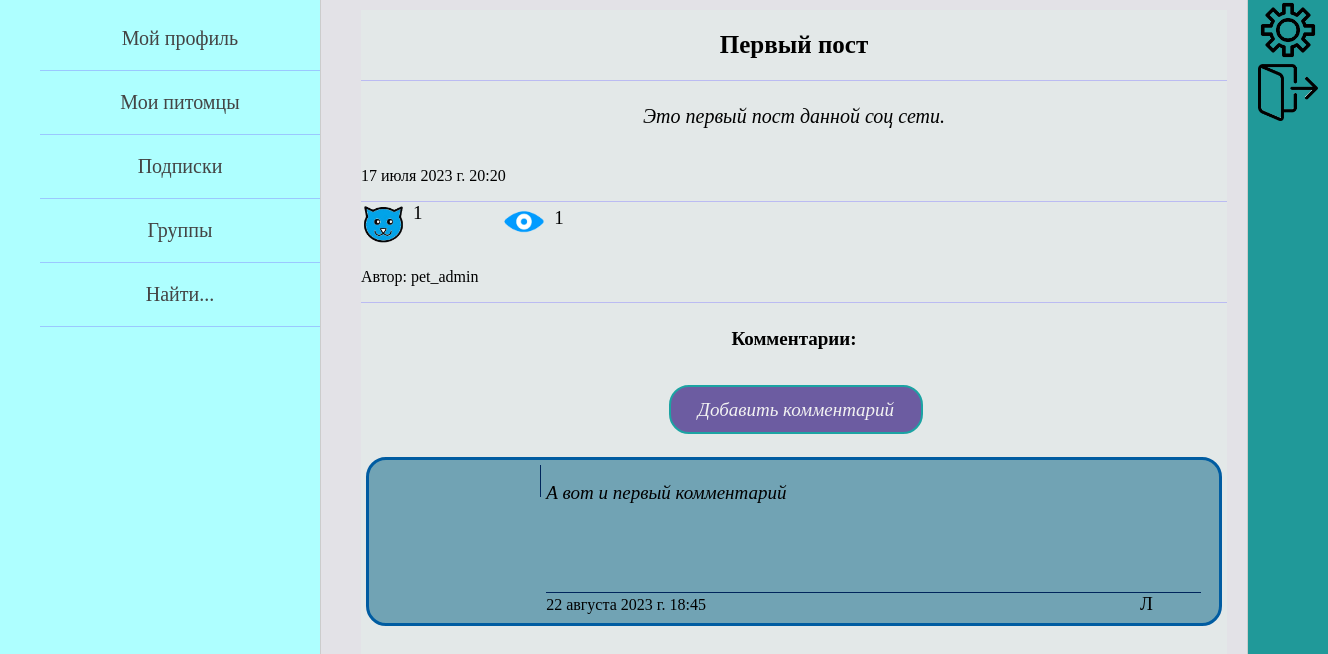
Page /posts/1/ (signed in) on the earlier database version.
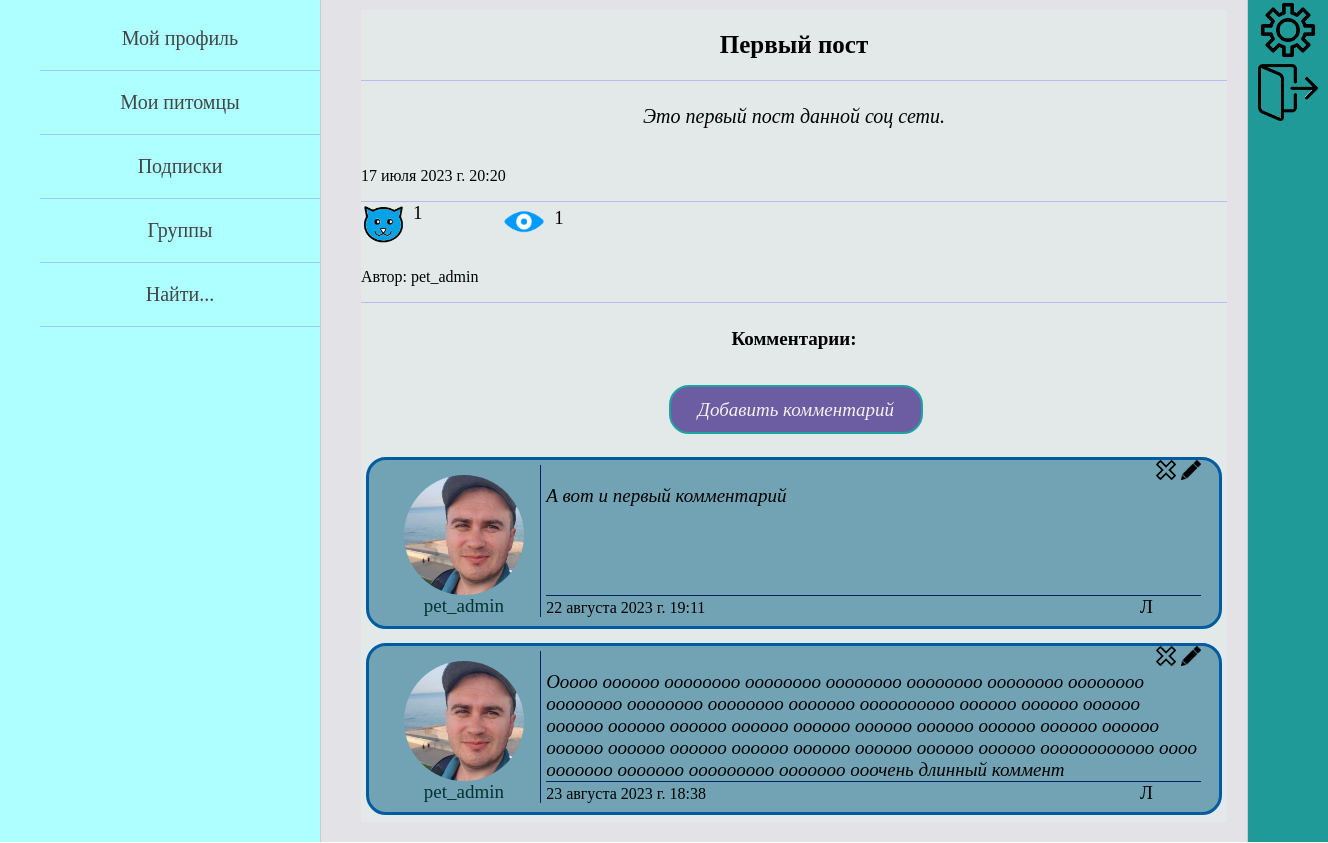
Same page on the later database version.
### pet_owners/models.py (models this page shows, shortened)
class OwnerPost(models.Model):
    autor = models.ForeignKey(settings.AUTH_USER_MODEL, on_delete=models.CASCADE, verbose_name='автор поста')
    title = models.CharField(max_length=105, blank=True, verbose_name='заголовок')
    text_of_post = models.TextField(max_length=2000, verbose_name='текст поста')
    animals = models.ManyToManyField(Animal, related_name='posts',
                                     verbose_name='питомцы в посте')
    is_published = models.BooleanField(default=True)
    date_create = models.DateTimeField(auto_now_add=True, verbose_name='дата создания поста')
    views = models.ManyToManyField(settings.AUTH_USER_MODEL, related_name='views', verbose_name='просмотры')
    likes = models.ManyToManyField(settings.AUTH_USER_MODEL, related_name='likes', verbose_name='лайки')
    class Meta:
        verbose_name = 'Пост пользователя'
        verbose_name_plural = 'Посты пользователей'
        ordering = ['-date_create']

class Owner(AbstractUser):
    date_of_birth = models.DateField(blank=True, verbose_name='дата рождения пользователя', null=True)
    avatar = models.ImageField(upload_to="owners_photos/%Y/%m/%d/", blank=True,
                               verbose_name='фото пользователя', null=True)
    about_myself = models.TextField(max_length=520, blank=True, verbose_name='о себе', null=True)
    instagram = models.URLField(blank=True, verbose_name='инстаграм', null=True)
    vkontakte = models.URLField(blank=True, verbose_name='вконтакте', null=True)
    youtube = models.URLField(blank=True, verbose_name='ютуб', null=True)
    full_name_is_hidden = models.BooleanField(default=True)
    date_of_birth_is_hidden = models.BooleanField(default=True)
    def get_absolute_url(self):
        return reverse('profile_home', kwargs={'id': self.pk})

class PostComment(models.Model):
    author = models.ForeignKey(settings.AUTH_USER_MODEL, related_name='comments',
                               on_delete=models.CASCADE, verbose_name='автор поста', null=True)
    comment = models.TextField(max_length=550, verbose_name='комментарий')
    date_create = models.DateTimeField(auto_now_add=True, verbose_name='дата')
    post = models.ForeignKey(OwnerPost, on_delete=models.CASCADE, related_name='comments', verbose_name='пост')
    likes = models.ManyToManyField(settings.AUTH_USER_MODEL, related_name='comments_likes', verbose_name='лайки')

### posts/views.py (the view)
# urls.py: path('<int:post_id>/', ShowPost.as_view(), name='post'),
class ShowPost(DataMixin, DetailView):
    model = OwnerPost
    template_name = 'posts/post_page.html'
    context_object_name = 'post'
    pk_url_kwarg = 'post_id'
    def get_context_data(self, *, object_list=None, **kwargs):
        context = super().get_context_data(**kwargs)
        post = self.model.objects.get(pk=self.kwargs['post_id'])
        owner = Owner.objects.get(pk=post.autor.pk)
        context['title'] = post.title
        context.update(self.get_left_menu())
        context['data_for_post'] = self.get_data_for_post([post], all_images=True)
        self.add_one_view_for_post(post, owner)
        context['name_page_for_likes'] = 'post_detail'
        context['comments'] = PostComment.objects.filter(post=post)
        return context

### pet_owners/templatetags/pet_owners_tags.py (called while the page is built)
@register.simple_tag
def get_data_for_post(post_title, post_data):
    return post_data[post_title]

@register.inclusion_tag('pet_owners/likes_and_views_for_posts.html')
def show_likes_and_views(post, post_data, name_page_for_likes):
    return {"post": post, "post_data": post_data,
            "name_page_for_likes": name_page_for_likes}

### pet_owners/utils.py (called while the page is built)
    def get_left_menu(self):
        context = {}
        if self.request.user.is_authenticated:
            context['left_menu'] = [
                {'title': "Мой профиль", 'url_name': ['profile_home', self.request.user.id]},
                {'title': "Мои питомцы", 'url_name': ['all_animals_page']},
                {'title': "Подписки", 'url_name': ['owner_subscriptions', self.request.user.id]},
                {'title': "Группы", 'url_name': ['profile_home', self.request.user.id]},
                {'title': "Найти...", 'url_name': ['profile_home', self.request.user.id]}
            ]
        else:
            context['left_menu'] = [
                {'title': "Регистрация", 'url_name': 'register'},
                {'title': "Войти", 'url_name': 'login'},
            ]
        return context

    def get_data_for_post(self, posts, all_images=False):
        data_for_post = {}
        auth_user = Owner.objects.get(pk=self.request.user.id)
        for post in posts:
            if self.request.user.is_authenticated and auth_user in post.likes.all():
                is_liked = True
            else:
                is_liked = False
            if all_images:
                data_for_post[f'{post.title}'] = {
                    'img': post.images.all(),
                    'is_liked': is_liked
                }
            else:
                data_for_post[f'{post.title}'] = {
                    'img': post.images.first(),
                    'is_liked': is_liked
                }
        return data_for_post

    def add_one_view_for_post(self, post, user):
        if self.request.user.is_authenticated and user not in post.likes.all():
            post.views.add(user)

### posts/templates/posts/post_page.html (shortened to what this page needs)
{% extends 'pet_owners/base.html' %}
{% load pet_owners_tags %}
{% block content %}
{% get_data_for_post post.title data_for_post as post_data %}
<table border=0 cellpadding="0" cellspacing="0" class="post_table">
<tr class="post_title_detail">
    <td>{{post.title}}</td>
<tr class="post_text_detail">
    <td>{{post.text_of_post}}</td>
<tr class="post_datetime_detail">
    <td>{{post.date_create}}</td>
<tr class="likes_views_post_detail">
    <td>
        {% show_likes_and_views post post_data name_page_for_likes %}
    </td>
<tr class="post_autor_detail">
    <td>Автор: {{post.autor}}</td>
</table>
<div class="comments_title"><h4>Комментарии:</h4></div>
<div class="create_comment_zone">
    <div class="create_comment_button">
        <a href="{% url 'add_comment' post.pk %}">Добавить комментарий</a>
    </div>
</div>
<div class="all_comments">
    {% for comm in comments %}
        <div class="some_comment">
            <div class="author_info">
                <a href="{{ comm.author.get_absolute_url }}">
                    <div class="author_avatar">
                        <img src="{{comm.author.avatar.url}}" height=120>
                    </div>
                    <div>{{comm.author.username}}</div>
                </a>
            </div>
            <div class="comment_info">
                <div class="edit_delete_buttons_comm">
                    {% if request.user == comm.author %}
                    <div class="del_but">
                        <a href="{% url 'delete_comment' post.pk comm.pk %}">
                        <img src="/static/pet_owners/images/button_delete.png" width="20">
                        </a>
                    </div>
                    <div class="edit_but">
                        <a href="{% url 'edit_comment' post.pk comm.pk %}">
                        <img src="/static/pet_owners/images/button_edit.png" width="20">
                        </a>
                    </div>
                    {% endif %}
                </div>
                <div class="comment_text">
                    {{comm.comment}}
                </div>
                <div class="comment_extra_data">
                    <div class="date_of_comment">
                        {{comm.date_create}}
                    </div>
                    <div class="likes_of_comment">
                        Л
                    </div>
                </div>
            </div>
        </div>
    {% endfor %}
</div>
{% endblock %}

### pet_owners/templates/pet_owners/base.html (shortened to what this page needs)
{% load static %}
<!DOCTYPE html>
<html lang="en">
<head>
    <link type="text/css" href="{% static 'pet_owners/css/styles.css' %}" rel="stylesheet" />
</head>
<body>
<table class="table-page" border=0 cellpadding="0" cellspacing="0">
<tr>
    <td valign="top" class="left-chapters">
        <ul id="leftchapters">
            {% for el_menu in left_menu %}
                {% if request.user.is_authenticated %}
                    {% if el_menu.url_name|length == 2 %}
                        <li><a href="{% url el_menu.url_name.0 el_menu.url_name.1 %}">
                            {{el_menu.title}}
                        </a></li>
                    {% else %}
                        <li><a href="{% url el_menu.url_name.0 %}">
                            {{el_menu.title}}
                        </a></li>
                    {% endif %}
                {% else %}
                    <li><a href="{% url el_menu.url_name %}">{{el_menu.title}}</a></li>
                {% endif %}
            {% endfor %}
        </ul>
    </td>
    <td valign="top" class="content">
        <div class="content-text">
            {% block content %}
            {% endblock %}
        </div>
    </td>
    <td valign="top" class="right-chapters">
        <table border=0 cellpadding="0" cellspacing="0">
            {% if request.user.is_authenticated %}
            <tr class="settings_button"><td>
                <a href="{% url 'profile-settings' request.user.id %}">
                    <img src="/static/pet_owners/images/settings_img.png" width="60">
                </a>
            </td></tr>
            <tr class="logout_button"><td>
                <a href="{% url 'logout' %}">
                    <img src="/static/pet_owners/images/exit.png" width="60">
                </a>
            </td></tr>
            <tr><td>
                <ul id="rightchapters">
                </ul>
            </td></tr>
            {% endif %}
        </table>
    </td>
</tr>
</table>
</body>
</html>

### pet_owners/templates/pet_owners/likes_and_views_for_posts.html
<div class="post_likes">
    <div class="img_like">
    <a href="{% url 'like_for_post' post.pk name_page_for_likes %}">
        {% if post_data.is_liked %}
            <img src="/static/pet_owners/images/active_like.png" width="45">
        {% else %}
            <img src="/static/pet_owners/images/like.png" width="45">
        {% endif %}
    </a>
    </div>
    <div class="like_count">{{post.likes.count}}</div>
</div>
<div class="post_views">
    <div class="img_view">
        <img src="/static/pet_owners/images/view.png" width="45">
    </div>
    <div class="view_count">{{post.views.count}}</div>
</div>

### pet_owners/static/pet_owners/css/styles.css (style rules this page uses)
html, body { font-family: 'Georgia'; margin: 0; padding: 0; height: 100%; width: 100%; color: #000000; }
.table-page { width: 100%; height: 100%; vertical-align: top; }
.table-page tr { height: 100%; }
.left-chapters { margin: 0; background: rgba(140, 255, 255, 0.7); border-right: 1px solid #ccc; min-height: 100%; }
.left-chapters ul { width: 300px; min-height: 100%; margin: 0; padding: 7px 0 7px 20px; list-style: none; font-size: 20px; }
.left-chapters ul li { text-align: center; margin-left: 20px; padding: 20px 0 20px 0; color: #999; border-bottom: 1px solid rgba(126, 117, 255, 0.4); }
.left-chapters ul li a { color: #444; text-decoration: none; transition: color .2s linear; }
.right-chapters { margin: 0; background: #209999; border-left: 1px solid #ccc; min-height: 100%; }
.right-chapters ul { width: 60px; min-height: 100%; margin: 0; padding: 20px 0 10px 20px; list-style: none; font-size: 20px; }
.settings_button, .logout_button { text-align: center; }
.settings_button a, .logout_button a { display: block; height: 100%; width: 100%; transition: all .2s linear; }
.content { background: #27234621; padding: 10px 20px 20px 40px; width: 100%; height: 100%; box-sizing: border-box; }
.content-text { height: 100%; font-size: 19px; background: #e3e8e8; font-family: Yandex Sans Display Light; }
.sub_avatar, .foll_avatar, .author_avatar { display: inline-block; vertical-align: middle; text-align: center; max-height: 120px; max-width: 120px; margin-top: 10px; border-radius: 120px; overflow: hidden; }
.create_post_zone, .create_comment_zone { text-align: center; width: 100%; margin-top: 35px; }
.comments_title { text-align: center; }
.create_comment_button { display: inline-block; text-align: center; vertical-align: middle; height: 45px; width: 250px; }
.create_comment_button a { display: block; background: rgba(31, 0, 115, 0.6); height: 100%; width: 100%; line-height: 45px; color: #f2f2f2; font-style: italic; text-decoration: none; border: 2px solid #1ca3a3; border-radius: 20px; }
.edit_but, .del_but { display: inline-block; }
.edit_but a, .del_but a { display: block; height: 22px; width: 100%; }
.post_likes { display: inline-block; width: 10%; height: 100%; font-size: 0; }
.post_views { display: inline-block; width: 10%; height: 100%; vertical-align: top; margin-left: 50px; padding-top: 5px; font-size: 0; }
.img_like, .img_view { display: inline-block; width: 60%; height: 100%; }
.like_count, .view_count { display: inline-block; width: 20%; height: 100%; vertical-align: top; font-size: 19px; }
.post_table { width: 100%; text-align: center; }
.post_title_detail td { font-size: 25px; font-weight: bold; height: 70px; border-bottom: 1px solid rgba(126, 117, 255, 0.4); }
.post_text_detail td { font-size: 20px; font-style: italic; height: 70px; }
.post_datetime_detail td, .post_autor_detail td { text-align: left; font-size: 16px; height: 50px; border-bottom: 1px solid rgba(126, 117, 255, 0.4); }
.likes_views_post_detail { text-align: left; }
.all_comments { width: 100%; text-align: center; margin-top: 20px; }
.some_comment { background: rgba(0, 96, 130, 0.5); width: 850px; min-height: 150px; display: inline-block; vertical-align: top; text-align: center; margin: 7px 0 7px 0; border: 3px solid #005ca1; border-radius: 20px; }
.author_info { display: inline-block; width: 18%; vertical-align: top; margin: 5px 0 5px 0; border-right: 1px solid #00255c; }
.author_info a { color: #043333; text-decoration: none; }
.comment_info { display: inline-block; width: 77%; height: 100%; text-align: left; }
.comment_text { min-height: 110px; font-style: italic; border-bottom: 1px solid #00255c; }
.comment_extra_data { height: 30px; }
.date_of_comment { display: inline-block; width: 90%; font-size: 16px; }
.likes_of_comment { display: inline-block; }
.edit_delete_buttons_comm { display: inline-block; width: 100%; height: 5px; text-align: right; }

Differences in the rows shown:
removed PostComment: comment "А вот и первый комментарий", date_create "22 августа 2023 г. 18:45"
added PostComment: author.avatar (picture), author.username "pet_admin", comment "А вот и первый комментарий", date_create "22 августа 2023 г. 19:11"
added PostComment: author.avatar (picture), author.username "pet_admin", comment "Ооооо оооооо оооооооо оооооооо оооооооо оооооооо оооооооо оооооооо оооооооо оооооооо оооооооо ооооооо оооооооооо оооооо оооооо оооооо оооооо оооооо оооооо оооооо оооооо оооооо оооооо оооооо оооооо оооооо оооооо оооооо оооооо оооооо оооооо оооооо оооооо оооооо оооооооооооо оооо ооооооо ооооооо ооооооооо ооооооо ооочень длинный коммент", date_create "23 августа 2023 г. 18:38"
